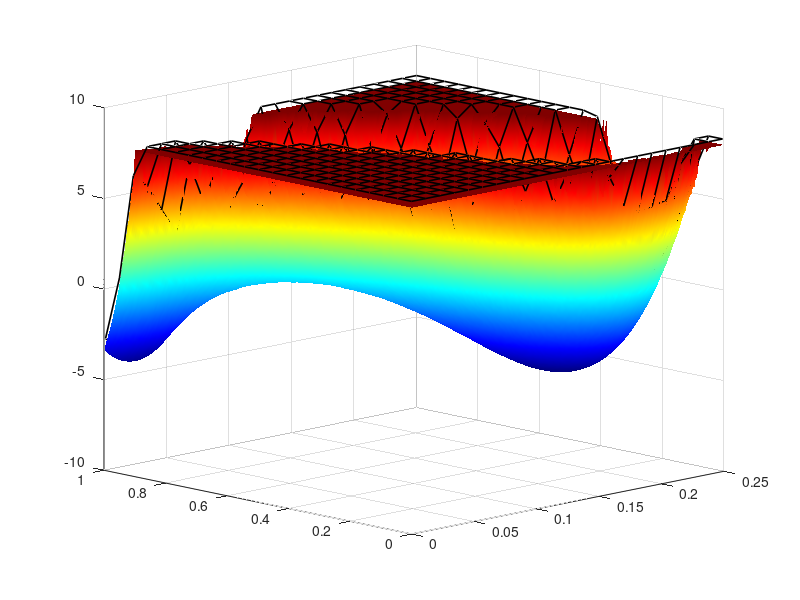

Write MATLAB code to recreate this figure. (Note: this script raises an error after producing the figure.)
clc;
clear;
Xm=1.0;
% index1=3;
% index2=4;
dif =[0.0000017;0.0000017];
ms = 200;
xmin = [0;0];
xmax = [0.25;1];
x = linspace(xmin(1),xmax(1),ms);
y = linspace(xmin(2),xmax(2),ms);
[X,Y] = meshgrid(x,y);

px = load('pp23_p=0.00158.txt');
p = reshape(px(:,3),ms,ms);
sum(sum(p))
FPx = reshape(px(:,4),ms,ms);
FPy = reshape(px(:,5),ms,ms);
z = trapz(y,trapz(x,p));
Pi = p/z;             
PP = eq(Pi,0)+Pi;    
P_eps=min(min(PP));   
P = P_eps*eq(Pi,0)+Pi;
U = -log(P);
U_max =8;
U=U.*(U<U_max)+U_max.*(U>U_max);
surf(X,Y,U)
hold on
shading interp;
colormap([jet(256)]);
% colorbar;
caxis([-4.5,8]);
view([-44.54,13.855]);
%绘制三维带网格的景观
mesh(X(1:9:200,1:9:200),Y(1:9:200,1:9:200),U(1:9:200,1:9:200)+0.35,'EdgeColor','black','FaceColor','none','LineWidth',1.2);
%利用函数插值估计二维主路径处U的高度数据值
%从A态到B态
a=load('从疾病态到无病态.txt');
x1 = a(:,3);
y1 = a(:,4);
U_path=interp2(X,Y,U,x1,y1);
plot3(x1,y1,U_path+1.1,'m','LineWidth',3,'markersize',10)
hold on
%从B态到A态
a=load('从无病态到疾病态.txt');
x1 = a(:,3);
y1 = a(:,4);
U_path=interp2(X,Y,U,x1,y1);
plot3(x1,y1,U_path+1.2,'y','LineWidth',3,'markersize',10)
hold on
%可逆路径
a=load('从无病态到疾病态（可逆）.txt');
x1 = a(:,3);
y1 = a(:,4);
U_path=interp2(X,Y,U,x1,y1);
plot3(x1,y1,U_path+1.2,'w','LineWidth',3,'markersize',10)
hold on
%可逆路径
a=load('从疾病态到无病态（可逆）.txt');
x1 = a(:,3);
y1 = a(:,4);
U_path=interp2(X,Y,U,x1,y1);
plot3(x1,y1,U_path+1.2,'w','LineWidth',3,'markersize',10)
hold on
xlabel('\fontsize{25} P_{R}');
ylabel('\fontsize{25} P_{SS}');


zlabel('\fontsize{25} U')
axis([0 0.25 ,0 1])
zlim([-2 15])
% set(gca,'xtick',0:1:3)
% set(gca,'ytick',0:1:3)
% set(gca,'ztick',0:5:15)
set(gca,'LineWidth',1,'Fontsize',20)
set(gca,'TickDir', 'out', 'TickLength', [0.009 0.01])
